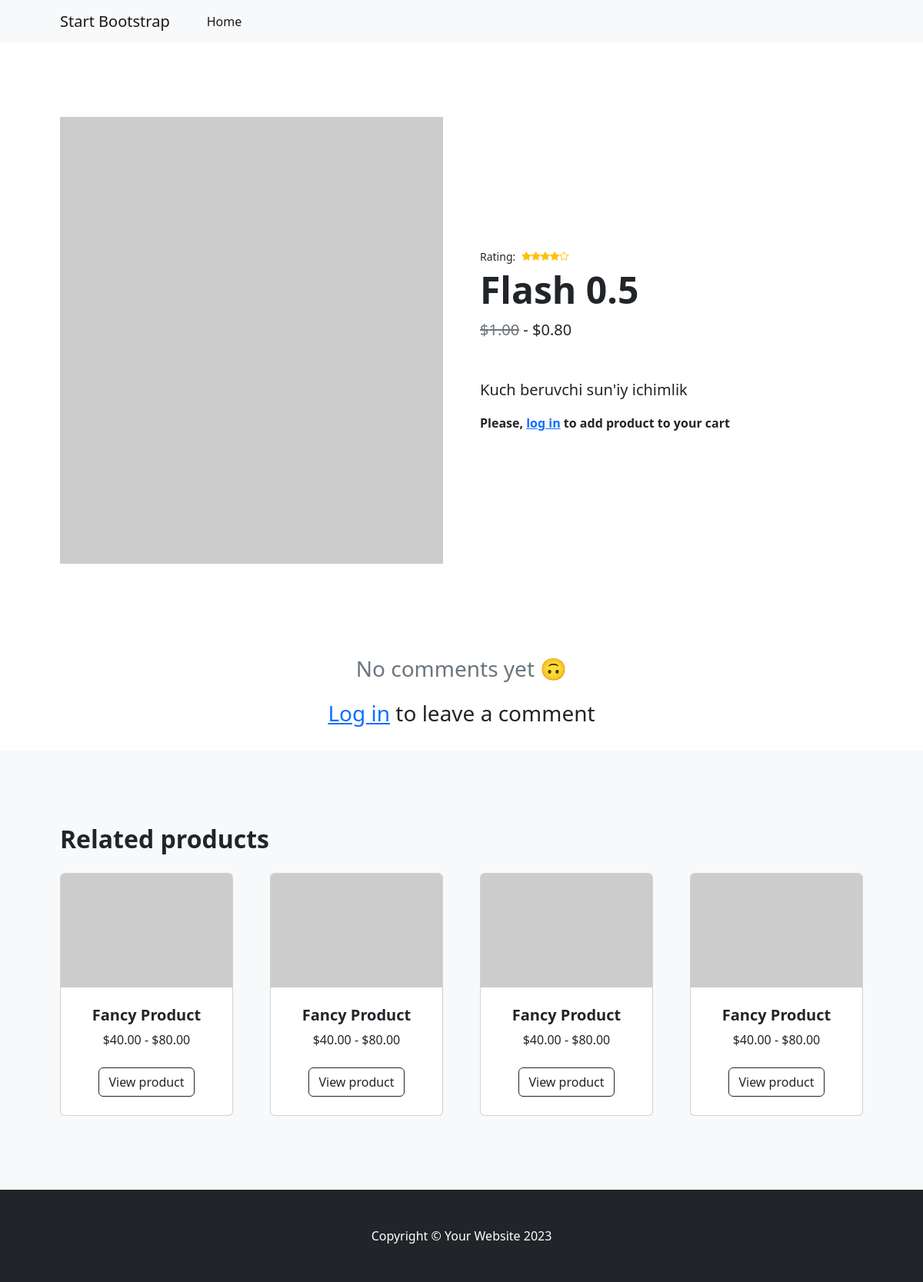
Page /detail/1/ on the committed database.
### app_main/models.py (models this page shows, shortened)
class Product(models.Model):
    RATINGS_CHOICES = (
        (1, 1),
        (2, 2),
        (3, 3),
        (4, 4),
        (5, 5),
    )
    name = models.CharField(max_length=100, unique=True)
    description = models.TextField()
    image = models.ImageField(
        upload_to='product-images/', default='product-images/default.jpg')
    old_price = models.DecimalField(decimal_places=2, max_digits=10)
    new_price = models.DecimalField(decimal_places=2, max_digits=10)
    is_sale = models.BooleanField(default=True)
    rating = models.IntegerField(choices=RATINGS_CHOICES)
    created = models.DateTimeField(auto_now_add=True)

### app_main/views.py (the view, shortened to what this page needs)
# urls.py: path('detail/<int:product_id>/', views.product_detail, name='detail'),
def product_detail(request, product_id):
    product = get_object_or_404(Product, id=product_id)
    context = {
        'product': product,
        'last_3_comments': product.comment_set.all()[::-1][:3]
    }
    return render(request, 'detail.html', context)

### templates/detail.html (shortened to what this page needs)
{% extends 'base.html' %}
{% load humanize %}
{% block content %}
        <section class="py-5">
            <div class="container px-4 px-lg-5 my-5">
                <div class="row gx-4 gx-lg-5 align-items-center">
                    <div class="col-md-6"><img class="card-img-top mb-5 mb-md-0" src="https://dummyimage.com/600x700/dee2e6/6c757d.jpg" alt="..." /></div>
                    <div class="col-md-6">
                        <div class="small mb-1 d-flex flex-row gap-2 align-items-center">
                            Rating:
                            <div
									class="d-flex small text-warning"
								>
									{% for star in '12345' %}
										{% if product.rating|default:0 >= star|add:"0" %}
											<div class="bi-star-fill"></div>
										{% else %}
											<div class="bi-star"></div>
										{% endif %}
									{% endfor %}
								</div></div>
                        <h1 class="display-5 fw-bolder">{{ product.name }}</h1>
                        <div class="fs-5 mb-5">
                            <span class="text-decoration-line-through text-muted">${{ product.old_price|intcomma }}</span>
                            -
                            <span>${{ product.new_price }}</span>
                        </div>
                        <p class="lead">
                            {{ product.description|linebreaksbr|truncatechars:100 }}
                        </p>
                        <div class="d-flex w-100">
                            <form action="{% url 'add_to_cart' product_id=product.id %}" method="post" class="w-100">
                                <div class="d-flex flex-column w-100">
                                    {% if not request.user.is_authenticated %}
                                        <b>
                                            Please, <a href="{% url 'login' %}?next=/detail/{{ product.id }}/">log in</a> to add product to your cart
                                        </b>
                                    {% endif %}
                                </div>
                            </form>
                        </div>
                    </div>
                </div>
            </div>
        </section>
        <div class="container mt-4 mb-4">
            <div class="row">
                <div class="col-12">
                    {% for comment in last_3_comments %}
                        <div class="media card p-4 mt-2" id="comments-section">
                            <div class="media-body">
                            <h3 class="mt-0">{{ comment.owner.first_name }} {{ comment.owner.last_name }}</h3>
                            <p>{{ comment.body|linebreaksbr }}</p>
                            <b>
                                <small class="text-mutes">{{ comment.created|timesince }} ago</small>
                            </b>
                            </div>
                        </div>
                    {% empty %}
                        <h3 class="text-muted text-center">No comments yet 🙃</h3>
                    {% endfor %}
                </div>
                {% if request.user.is_authenticated %}
                    <div class="col-8 offset-2 mt-5">
                        <div class=" p-5">
                            <div class="text-center">
                                <h3>Add Comment</h3>
                            </div>
                        <form method="post" action="">
                            {% csrf_token %}
                            <div class="form-group mb-3">
                                <label for="formGroupExampleInput2">Your comment</label>
                                <textarea name="comment" class="form-control" id="" cols="30" rows="10"></textarea>
                            </div>
                            <div class="form-group mb-3 d-flex">
                                <input type="submit" class="btn btn-lg btn-success w-100" value="Send">
                            </div>
                        </form>
                        </div>
                    </div>
                {% else %}
                    <h3 class="text-center mt-3">
                        <a href="#!">Log in</a>
                        to leave a comment
                    </h3>
                {% endif %}
            </div>
        </div>
        <section class="py-5 bg-light">
            <div class="container px-4 px-lg-5 mt-5">
                <h2 class="fw-bolder mb-4">Related products</h2>
                <div class="row gx-4 gx-lg-5 row-cols-2 row-cols-md-3 row-cols-xl-4 justify-content-center">
                    <div class="col mb-5">
                        <div class="card h-100">
                            <img class="card-img-top"
                            src="https://dummyimage.com/450x300/dee2e6/6c757d.jpg" alt="..." />
                            <div class="card-body p-4">
                                <div class="text-center">
                                    <h5 class="fw-bolder">Fancy Product</h5>
                                    $40.00 - $80.00
                                </div>
                            </div>
                            <div class="card-footer p-4 pt-0 border-top-0 bg-transparent">
                                <div class="text-center"><a class="btn btn-outline-dark mt-auto" href="detail.html">View product</a></div>
                            </div>
                        </div>
                    </div>
                    <div class="col mb-5">
                        <div class="card h-100">
                            <img class="card-img-top"
                            src="https://dummyimage.com/450x300/dee2e6/6c757d.jpg" alt="..." />
                            <div class="card-body p-4">
                                <div class="text-center">
                                    <h5 class="fw-bolder">Fancy Product</h5>
                                    $40.00 - $80.00
                                </div>
                            </div>
                            <div class="card-footer p-4 pt-0 border-top-0 bg-transparent">
                                <div class="text-center"><a class="btn btn-outline-dark mt-auto" href="detail.html">View product</a></div>
                            </div>
                        </div>
                    </div>
                    <div class="col mb-5">
                        <div class="card h-100">
                            <img class="card-img-top"
                            src="https://dummyimage.com/450x300/dee2e6/6c757d.jpg" alt="..." />
                            <div class="card-body p-4">
                                <div class="text-center">
                                    <h5 class="fw-bolder">Fancy Product</h5>
                                    $40.00 - $80.00
                                </div>
                            </div>
                            <div class="card-footer p-4 pt-0 border-top-0 bg-transparent">
                                <div class="text-center"><a class="btn btn-outline-dark mt-auto" href="detail.html">View product</a></div>
                            </div>
                        </div>
                    </div>
                    <div class="col mb-5">
                        <div class="card h-100">
                            <img class="card-img-top"
                            src="https://dummyimage.com/450x300/dee2e6/6c757d.jpg" alt="..." />
                            <div class="card-body p-4">
                                <div class="text-center">
                                    <h5 class="fw-bolder">Fancy Product</h5>
                                    $40.00 - $80.00
                                </div>
                            </div>
                            <div class="card-footer p-4 pt-0 border-top-0 bg-transparent">
                                <div class="text-center"><a class="btn btn-outline-dark mt-auto" href="detail.html">View product</a></div>
                            </div>
                        </div>
                    </div>
                </div>
            </div>
        </section>
{% endblock content %}

### rows in the picture
Product: rating 4 (drawn), name "Flash 0.5", old_price "1.00", new_price "0.80", description "Kuch beruvchi sun'iy ichimlik"
